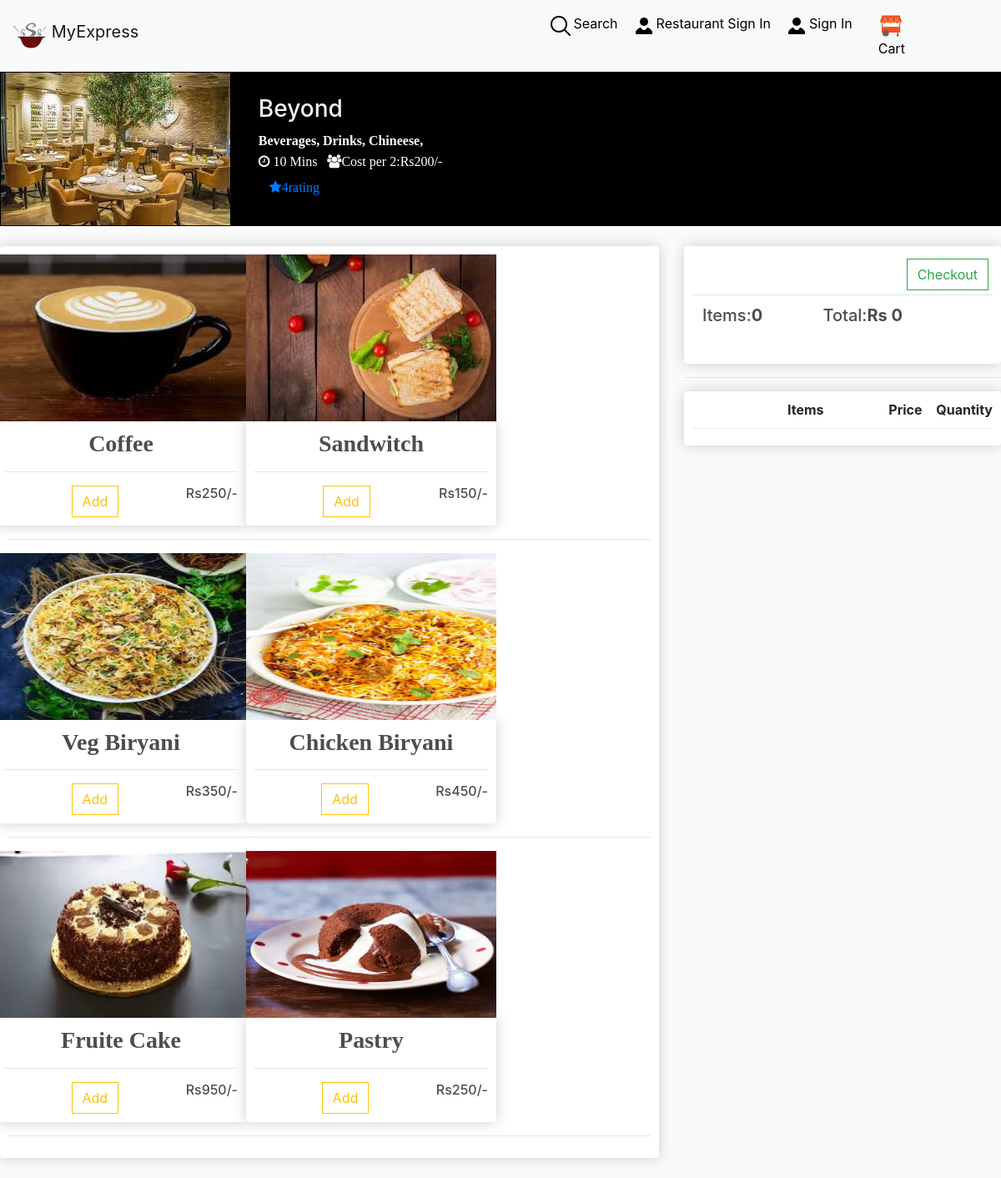
/place/1/rest/4/, run on the app's committed database.
### foodapp/models.py (models this page shows, shortened)
class Restaurant(models.Model):
    user = models.OneToOneField(settings.AUTH_USER_MODEL, on_delete=models.CASCADE)
    rname = models.CharField(max_length=100, blank=False)
    min_ord = models.CharField(max_length=5, blank=False)
    location = models.CharField(max_length=40, blank=False)
    place = models.ForeignKey(Place, on_delete=models.CASCADE,default="")
    subcat = models.ManyToManyField(SubCategory, default="")
    price = models.IntegerField(blank=False,default=0)
    delivery = models.IntegerField(default=0)
    menupic = models.ImageField(upload_to='images/', null=True, blank=True)
    picture = models.ImageField(upload_to='images/', null=True, blank=True)
    STARS = ((1, 'one'), (2, 'two'), (3, 'three'), (4, 'four'), (5, 'five'),)
    votes = models.IntegerField(choices=STARS, default=4)
    REST_STATE_OPEN = "Open"
    REST_STATE_CLOSE = "Closed"
    REST_STATE_CHOICES = (
        (REST_STATE_OPEN, REST_STATE_OPEN),
        (REST_STATE_CLOSE, REST_STATE_CLOSE)
    )
    status = models.CharField(max_length=50, choices=REST_STATE_CHOICES, default=REST_STATE_OPEN, blank=False)
    approved = models.BooleanField(blank=False, default=True)

class SubCategory(models.Model):
    id = models.IntegerField(primary_key=True, default=None, blank=True, )
    name = models.CharField(max_length=50, null=True, default=None, blank=True)

class Food(models.Model):
    name = models.CharField(max_length=50)
    picture = models.ImageField(upload_to='images/', null=True, blank=True)
    rest = models.ForeignKey(Restaurant, null=True, on_delete=models.CASCADE)
    place = models.ForeignKey(Place, on_delete=models.CASCADE)
    food_type = models.ForeignKey(Food_type, null=True, on_delete=models.CASCADE)
    digital = models.BooleanField(default=False, null=True, blank=True)
    price = models.IntegerField(default=0)
    quantity = models.IntegerField(blank=False, default=0)
    @property
    def imageURL(self):
        try:
            url = self.picture.url
        except:
            url = ''
        return url

### foodapp/views.py (the view)
# urls.py: re_path(r'^place/(?P<place_id>\d+)/rest/(?P<rest_id>\d+)/$', views.choose_food, name='food'),
def choose_food(request, place_id, rest_id):
    food = Food.objects.filter(place_id=place_id, rest_id=rest_id)
    rest = Restaurant.objects.get(id=rest_id)
    if request.user.is_authenticated:
        customer = request.user.customer
        order, created = Order.objects.get_or_create(customer=customer, complete=False, restaurant=rest)
        items = order.orderitem_set.all()
        cartItems = order.get_cart_items
    else:
        cookieDate = cookiecart(request)
        cartItems = cookieDate['cartItems']
        order = cookieDate['order']
        items = cookieDate['items']
    context = {
        'rest': rest,
        'food': food,
        'cartitems': cartItems,
        'order': order,
        'items': items,
    }
    return render(request, 'food/foods.html', context)

### foodapp/utils.py (called while the page is built, shortened)
def cookiecart(request):
    try:
        cart = json.loads(request.COOKIES['cart'])
    except:
        cart = {}
    print(cart)
    items = []
    order = {'get_cart_items': 0, 'get_cart_total': 0, 'shipping': False}
    cartItems = order['get_cart_items']
    return {'cartItems': cartItems, 'order': order, 'items': items}

### templates/food/foods.html (shortened to what this page needs)
{% extends 'basic.html' %}
{% load static %}
{% block common %}
<link rel="stylesheet" href="{% static 'css/food.css' %}">
{% include 'restaurantnavbar.html' %}
{% if rest %}
<div class="rest" style="width: 100%;background-color: black;color: white">
<table>
<tr>
<th>
<img src="{{ rest.picture.url }}">
</th>
<th>
<div class="text" style="margin-left: 10%">
      <b><h3 class="food" style="color: whitesmoke">
          {{ rest.rname }}
      </h3></b>
          <div class="cat" >
          {% for z in rest.subcat.all %}
              <span style="font-family: cursive;">{{ z.name }},</span>
              {% endfor %}
   </div>
      <i class="fa fa-clock-o"> {{ rest.delivery }} Mins</i>
      <i class="fa fa-users mx-2">Cost per 2:Rs{{ rest.price }}/-</i>
   <div class=" stars btn" >
       <a href="#"><i class="fa fa-star">{{ rest.votes }}rating</i></a>
   </div></div>
</th>
</tr>
</table>
</div>
{% endif %}
    <div class="row">
		<div class="col-lg-8 my-4">
			<div class="box-element">
    {% for foods in food  %}
            {% if forloop.counter0|divisibleby:2 %} <div class="row text-center"> {%  endif %}
<div class="cards">
            <div class="box" >
                <img src="{{ foods.imageURL }}" width="300" height="200">
                <div class="box-element food">
                <h3 class="title" style="font-family: 'Times New Roman';font-weight: bold">{{ foods.name }}</h3>
                    <hr>
                 <h6 style="display:inline-block;float: right">Rs{{ foods.price }}/- </h6>
                    <button data-food="{{ foods.id }}" data-action="add" class="btn btn-outline-warning add-btn update-cart">Add</button>
                </div>
        </div>
</div>
    {%  if forloop.counter|divisibleby:2 or forloop.last %}</div><hr>{%  endif %}
        {% endfor %}
 </div>
        </div>
 <div class="col-lg-4 my-4">
    <div class="box-element">
<table class="table">
    <tr>    <a style="float: right;margin: 5px" class="btn btn-outline-success" href="{% url 'update_order' %}?mn={{ order.id }}">Checkout</a>
    <th><h5>Items:<strong>{{ order.get_cart_items }}</strong></h5></th>
    <th><h5>Total:<strong>Rs {{ order.get_cart_total }}</strong></h5></th>
    <th>
    </th>
    </tr>
    </table>
    </div>
    <hr>
    <div class="box-element">
     <div class="cart-row">
       <div style="flex: 2"><strong>Items</strong></div>
       <div style="flex: 1;margin-left: 2%"><strong>Price</strong></div>
       <div style="flex: 1"><strong>Quantity</strong></div>
     </div>
    </div>
    </div>
    </div>
{% endblock %}

### static/css/food.css (style rules this page uses)
body { background-color: hsl(0, 0%, 98%); }
h1,h2,h3,h4,h5,h6 { color:hsl(0, 0%, 30%); }
.box-element { box-shadow:hsl(0, 0%, 80%) 0 0 16px; background-color: #fff; border-radius: 4px; padding: 10px; }
.food { border-radius: 0 0 4px 4px; }
.col-lg-4, .col-lg-6, .col-lg-8, .col-lg-12 { margin-top: 10px; }
.btn { border-radius: 0; }
.cart-row { display: flex; align-items: flex-start; padding-bottom: 10px; margin-bottom: 10px; border-bottom: 1px solid #ececec; }

### data on the page
Restaurant: picture (picture), rname "Beyond", delivery "10", price "200", votes "4"
SubCategory: name "Beverages"
SubCategory: name "Drinks"
SubCategory: name "Chineese"
Food: imageURL (picture), name "Coffee", price "250"
Food: imageURL (picture), name "Sandwitch", price "150"
Food: imageURL (picture), name "Veg Biryani", price "350"
Food: imageURL (picture), name "Chicken Biryani", price "450"
Food: imageURL (picture), name "Fruite Cake", price "950"
Food: imageURL (picture), name "Pastry", price "250"

### other printed values
{{ order.get_cart_items }} "0"
{{ order.get_cart_total }} "0"
